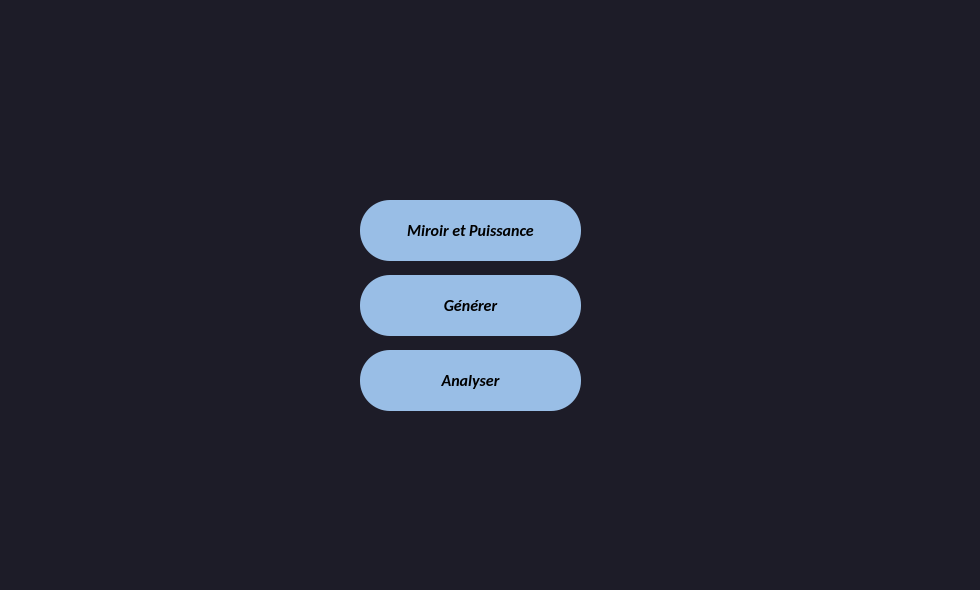
<?xml version="1.0" encoding="UTF-8"?>
<ui version="4.0">
 <class>MainWindow</class>
 <widget class="QMainWindow" name="MainWindow">
  <property name="geometry">
   <rect>
    <x>0</x>
    <y>0</y>
    <width>980</width>
    <height>590</height>
   </rect>
  </property>
  <property name="windowTitle">
   <string>MainWindow</string>
  </property>
  <widget class="QWidget" name="centralwidget">
   <widget class="QLabel" name="label">
    <property name="geometry">
     <rect>
      <x>-10</x>
      <y>-10</y>
      <width>1011</width>
      <height>601</height>
     </rect>
    </property>
    <property name="autoFillBackground">
     <bool>false</bool>
    </property>
    <property name="styleSheet">
     <string notr="true">background-color: rgb(29, 28, 40);</string>
    </property>
    <property name="text">
     <string>&lt;html&gt;&lt;head/&gt;&lt;body&gt;&lt;p&gt;&lt;img src=&quot;:/Bg/TP THL/Frame 1.jpg&quot;/&gt;&lt;/p&gt;&lt;/body&gt;&lt;/html&gt;</string>
    </property>
    <property name="scaledContents">
     <bool>false</bool>
    </property>
   </widget>
   <widget class="QPushButton" name="mir_puis_button">
    <property name="geometry">
     <rect>
      <x>360</x>
      <y>200</y>
      <width>221</width>
      <height>61</height>
     </rect>
    </property>
    <property name="font">
     <font>
      <family>Calibri</family>
      <pointsize>12</pointsize>
      <weight>75</weight>
      <italic>true</italic>
      <bold>true</bold>
      <stylestrategy>PreferDefault</stylestrategy>
      <kerning>true</kerning>
     </font>
    </property>
    <property name="mouseTracking">
     <bool>true</bool>
    </property>
    <property name="focusPolicy">
     <enum>Qt::StrongFocus</enum>
    </property>
    <property name="contextMenuPolicy">
     <enum>Qt::DefaultContextMenu</enum>
    </property>
    <property name="styleSheet">
     <string notr="true">border-radius: 30px;
background-color: #99BEE6</string>
    </property>
    <property name="text">
     <string>Miroir et Puissance</string>
    </property>
   </widget>
   <widget class="QPushButton" name="generate_button">
    <property name="geometry">
     <rect>
      <x>360</x>
      <y>275</y>
      <width>221</width>
      <height>61</height>
     </rect>
    </property>
    <property name="font">
     <font>
      <family>Calibri</family>
      <pointsize>12</pointsize>
      <weight>75</weight>
      <italic>true</italic>
      <bold>true</bold>
      <stylestrategy>PreferDefault</stylestrategy>
      <kerning>true</kerning>
     </font>
    </property>
    <property name="mouseTracking">
     <bool>true</bool>
    </property>
    <property name="focusPolicy">
     <enum>Qt::StrongFocus</enum>
    </property>
    <property name="contextMenuPolicy">
     <enum>Qt::DefaultContextMenu</enum>
    </property>
    <property name="styleSheet">
     <string notr="true">border-radius: 30px;
background-color: #99BEE6</string>
    </property>
    <property name="text">
     <string>Générer</string>
    </property>
   </widget>
   <widget class="QPushButton" name="analyse_button">
    <property name="geometry">
     <rect>
      <x>360</x>
      <y>350</y>
      <width>221</width>
      <height>61</height>
     </rect>
    </property>
    <property name="font">
     <font>
      <family>Calibri</family>
      <pointsize>12</pointsize>
      <weight>75</weight>
      <italic>true</italic>
      <bold>true</bold>
      <stylestrategy>PreferDefault</stylestrategy>
      <kerning>true</kerning>
     </font>
    </property>
    <property name="mouseTracking">
     <bool>true</bool>
    </property>
    <property name="focusPolicy">
     <enum>Qt::StrongFocus</enum>
    </property>
    <property name="contextMenuPolicy">
     <enum>Qt::DefaultContextMenu</enum>
    </property>
    <property name="styleSheet">
     <string notr="true">border-radius: 30px;
background-color: #99BEE6</string>
    </property>
    <property name="text">
     <string>Analyser</string>
    </property>
   </widget>
  </widget>
 </widget>
 <resources>
  <include location="Frame1.qrc"/>
 </resources>
 <connections/>
</ui>
